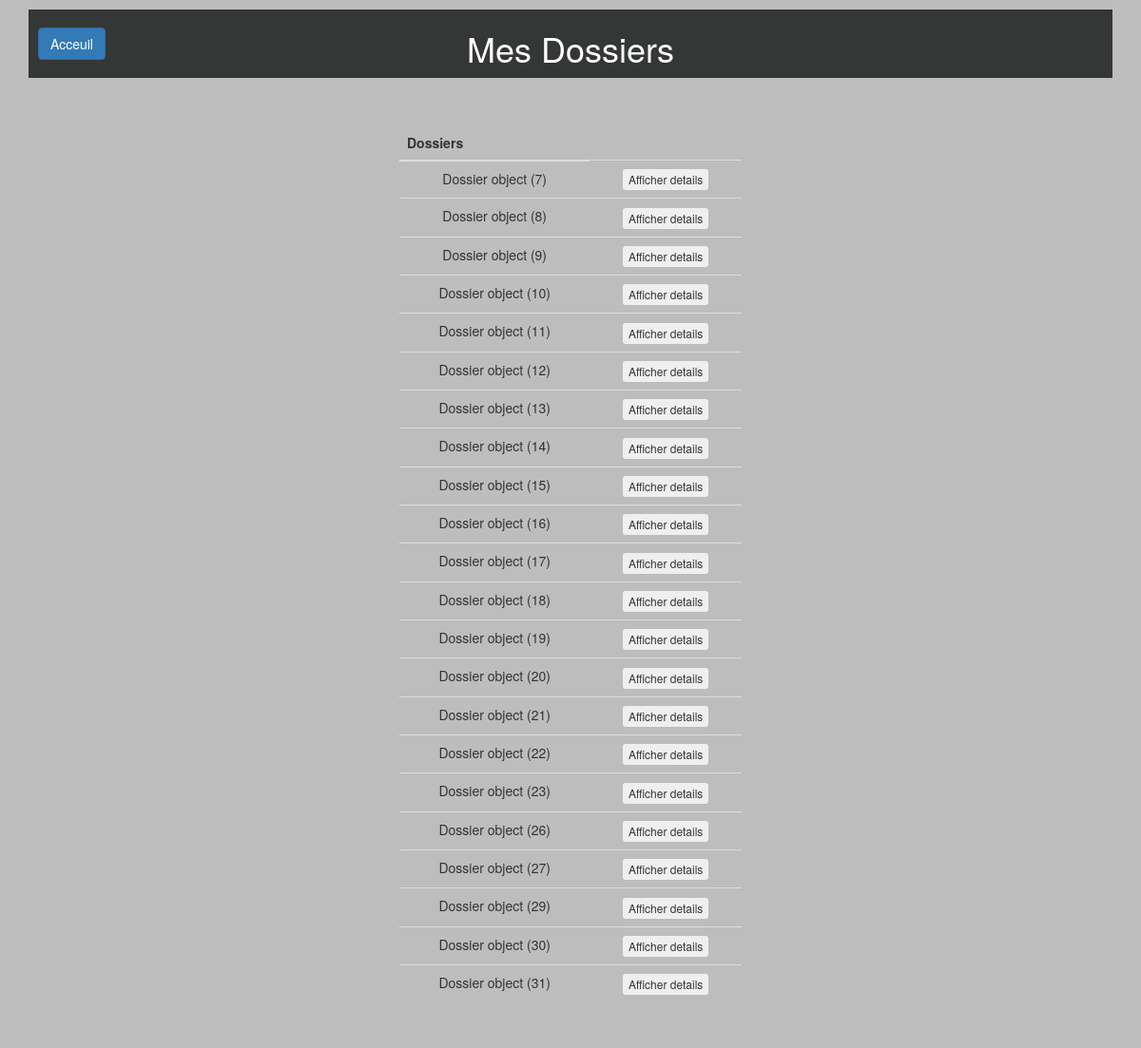
The app's page /consulterdossier/ (signed in), older data.
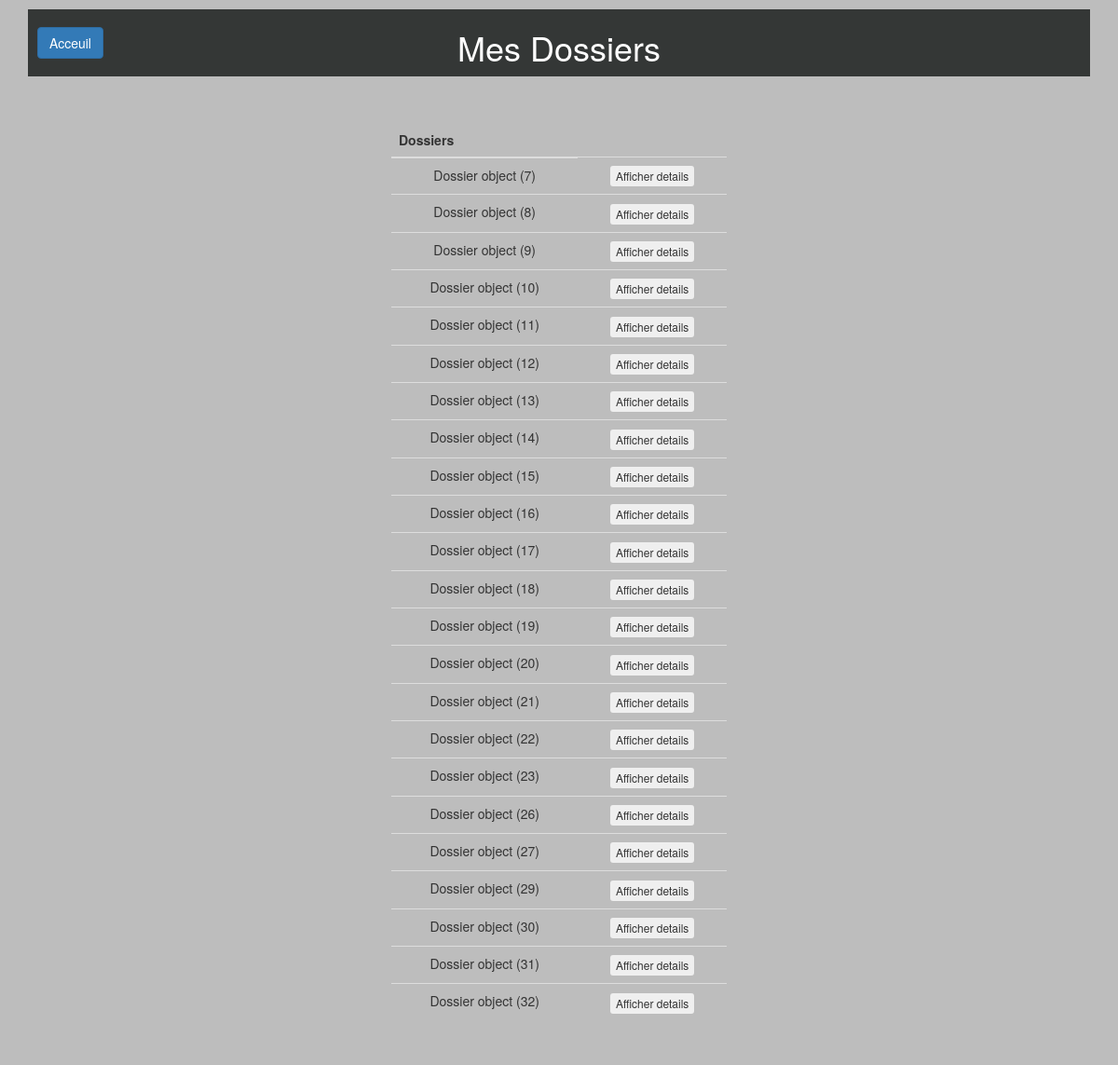
The same page, newer data.
### calculdej/models.py (models this page shows, shortened)
class Dossier(models.Model):
    titre = models.CharField(max_length=30,default="")
    auteur = models.ForeignKey(settings.AUTH_USER_MODEL, on_delete=models.CASCADE)
    dernier = models.BooleanField(default=True)

### consulterdossier/views.py (the view)
# urls.py: url('consulterdossier/', include('consulterdossier.urls')),
@login_required
def consulterdossier(request):
    dossiers = Dossier.objects.filter(auteur=request.user)
    return render(request, 'consulterdossier/consulterdossier.html', locals())

### consulterdossier/templates/consulterdossier/consulterdossier.html (shortened to what this page needs)
{% extends "base.html" %}
{% block header %}<h1>Mes Dossiers</h1>{% endblock %}
{% block content %}
<table class="table">
  <thead>
       <tr>
           <th>Dossiers</th>
       </tr>
   </thead>
   <tbody>
       {% for d in dossiers %}
       <tr>
           <td>{{ d }} </td>
           <td>
             <form method="post">
                 <button class="btn btn-xs" type="submit" name="btnaffdetails" value="{{d.id}}">Afficher details</button>
             </form>
          </td>
       </tr>
      {%endfor%}
    </tbody>
</table>
{% endblock %}

Row changes from the older to the newer data that the page shows:
added Dossier: id "Dossier object (32)"
